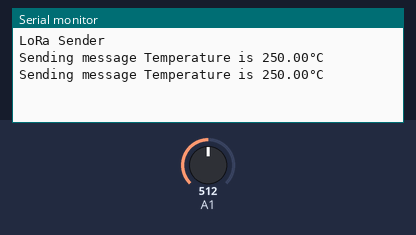
Recording of a sketch running on a simulated Arduino Uno, built with avr-gcc and run on an emulated ATmega328P. On the bench: the last lines printed to the serial monitor. The test bench sets the inputs (shaded band); at power-on: A1 = 512. No radio packets arrive unless stated.

Above: at 5.8 s.
5.9 s: A1 set to 716
At 11.1 s:
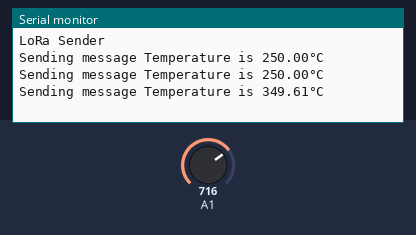
11.9 s: A1 set to 900
At 15.9 s:
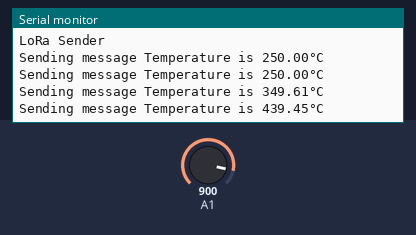
Timing chart, 0 to 17.4 s (numbered marks = the images above; inputs shaded):
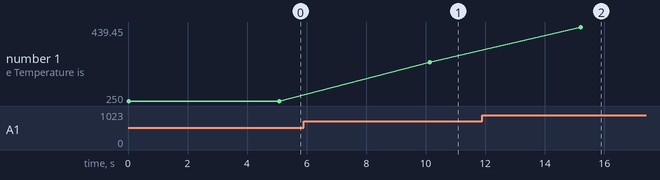

The sketch:

Tx_Code.ino
```cpp
#include <SPI.h>
#include <LoRa.h>
int counter = 0;
void setup()
{
  Serial.begin(9600);
  Serial.println("LoRa Sender");
  if (!LoRa.begin(433E6))
  {
    Serial.println("Starting LoRa failed!");
    while(1);
  }
}
void loop()
{
  int sVal=analogRead(A1);
  float tempc = (sVal/1024.0)*500.0;
  String msg = "Temperature is " + String(tempc) + "°C";

  // Uncomment Line 21 and 22  and comment line 19 and 18 for temperature in Farenhite only
  //float tempf = (tempc*9.0)/5.0 + 32;
  //String msg = "Temperature is " + String(tempf) + "°F";

  //Uncomment Line 25 and 26 for temperature in both Celcius and Farenhite
  //float tempf = (tempc*9.0)/5.0 + 32;
  // msg  = msg + "/"+ String(tempf) + "°F"

  Serial.print("Sending message ");
  Serial.println(msg);

  LoRa.beginPacket();
  LoRa.print(msg);
  LoRa.endPacket();

  delay(5000);
}
```

Measured:
- after the input at 5.9 s, the serial monitor: prints a new line after 4.2 s (image 1)
- after the input at 11.9 s, the serial monitor: prints a new line after 3.3 s (image 2)
- plotted number 1: 250 → 349.61 after the input at 5.9 s, 349.61 → 439.45 after the input at 11.9 s
